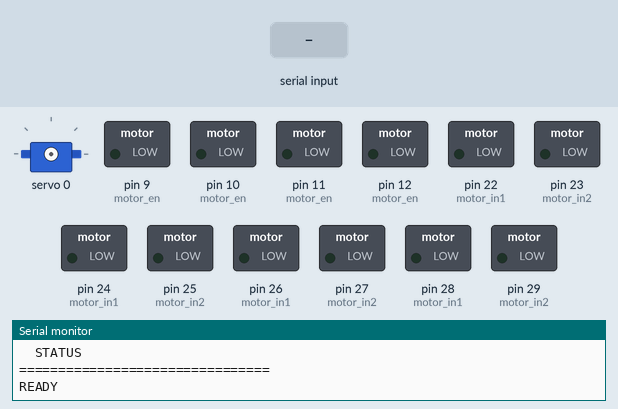
This sketch was run on a simulated Arduino Mega 2560, built with avr-gcc and run on an emulated ATmega2560. Parts: servo, switched loads named in the sketch (green lamp = pin HIGH), the last lines printed to the serial monitor. Inputs (shaded band) come from the test bench.

Above: at 1.8 s.
1.9 s: "TEST\n" received over Serial
At 2.7 s:
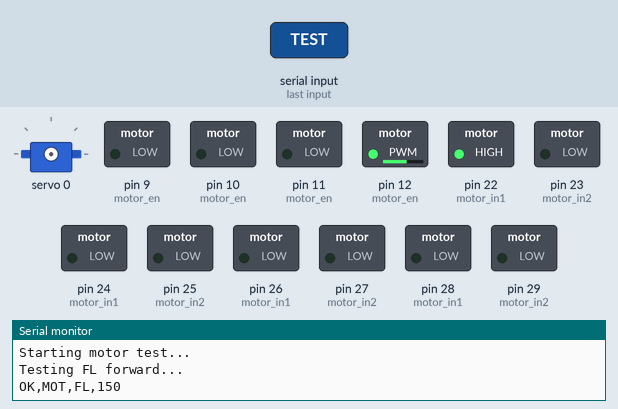
7.9 s: "SERVO,\n" received over Serial
At 8.9 s:
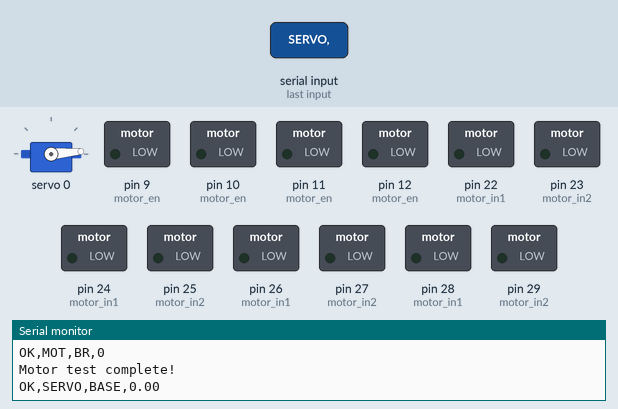
9.4 s: "MOT,,45\n" received over Serial
At 9.9 s:
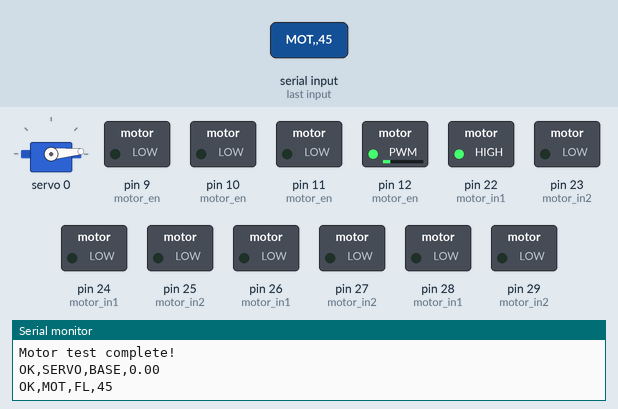
10.9 s: "SERVO,,45\n" received over Serial
At 12.1 s:
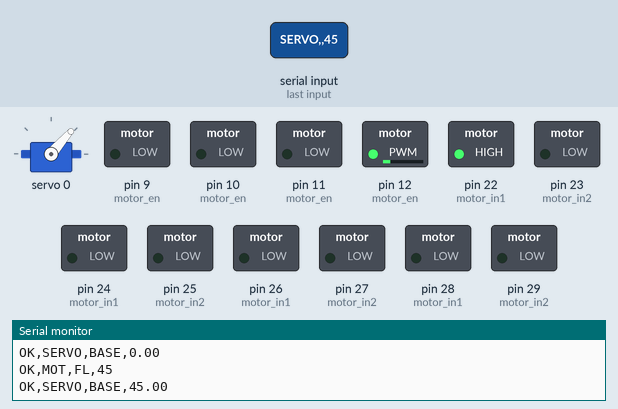
12.4 s: "STOP\n" received over Serial
At 13.3 s:
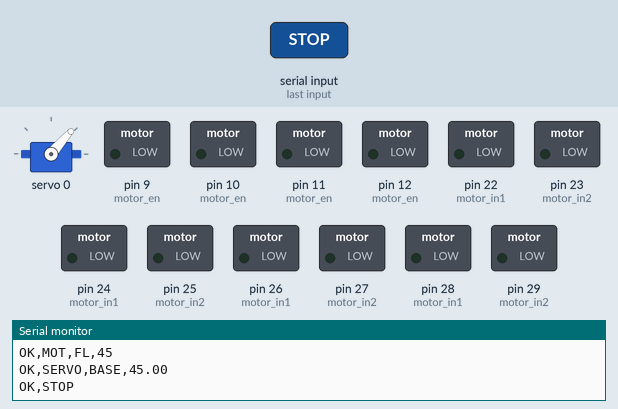
13.9 s: "TEST\n" received over Serial
At 15.7 s:
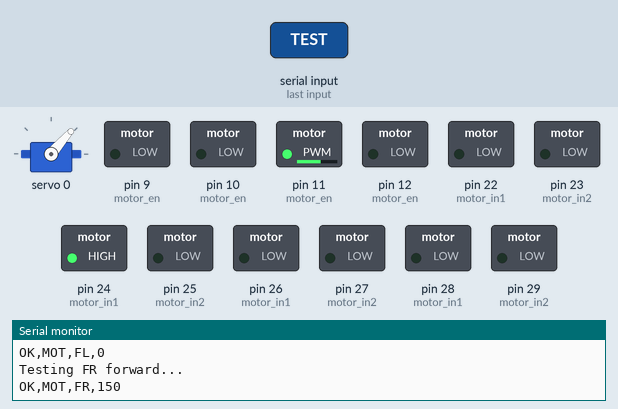
Timing chart, 0 to 19.9 s (numbered marks = the images above; inputs shaded):
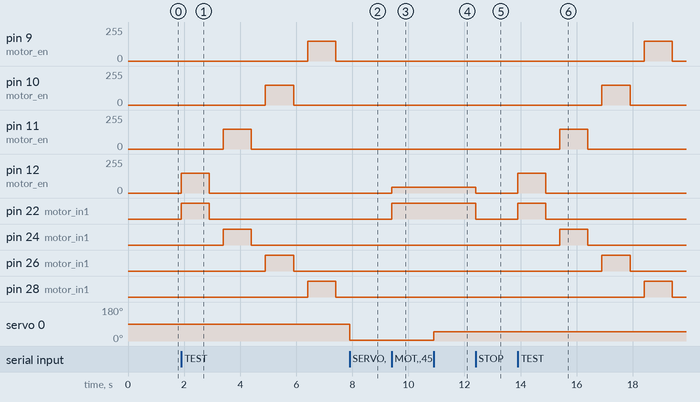

The sketch:

motor_arm_test.ino
```cpp
/*
 * MOTOR + ARM TEST - Arduino Mega 2560
 * Motors (4x L298N) + Arm (PCA9685 6 servos)
 */

#include <Wire.h>
#include <Adafruit_PWMServoDriver.h>

#define SERIAL_BAUD 115200

// Motor pins
#define M_FL_IN1 22
#define M_FL_IN2 23
#define M_FL_EN 12

#define M_FR_IN1 24
#define M_FR_IN2 25
#define M_FR_EN 11

#define M_BL_IN1 26
#define M_BL_IN2 27
#define M_BL_EN 10

#define M_BR_IN1 28
#define M_BR_IN2 29
#define M_BR_EN 9

const int motor_in1[4] = { M_FL_IN1, M_FR_IN1, M_BL_IN1, M_BR_IN1 };
const int motor_in2[4] = { M_FL_IN2, M_FR_IN2, M_BL_IN2, M_BR_IN2 };
const int motor_en[4]  = { M_FL_EN, M_FR_EN, M_BL_EN, M_BR_EN };
const char* motor_names[4] = { "FL", "FR", "BL", "BR" };

// PCA9685
Adafruit_PWMServoDriver pca(0x40);
bool pca_found = false;

// Servo channels (per wiring guide)
const uint8_t SERVO_CH[6] = {0, 1, 6, 3, 4, 15};
const char* servo_names[6] = { "BASE", "SHOULDER", "ELBOW", "WRIST", "ROLL", "GRIPPER" };
float servo_angle[6] = {90, 90, 90, 90, 90, 90};

const uint16_t SERVO_MIN_US = 600;
const uint16_t SERVO_MAX_US = 2400;

String cmd_buffer = "";

// I2C scan
void i2cScan() {
  Serial.println("I2C Scan...");
  int found = 0;
  for (byte addr = 1; addr < 127; addr++) {
    Wire.beginTransmission(addr);
    if (Wire.endTransmission() == 0) {
      Serial.print("  Found: 0x");
      if (addr < 16) Serial.print("0");
      Serial.println(addr, HEX);
      found++;
    }
  }
  if (found == 0) Serial.println("  No I2C devices found!");
  else { Serial.print("  Total: "); Serial.println(found); }
}

void goServoAngle(uint8_t ch, float angle) {
  angle = constrain(angle, 0, 180);
  float us = SERVO_MIN_US + (angle / 180.0f) * (SERVO_MAX_US - SERVO_MIN_US);
  pca.writeMicroseconds(ch, (uint16_t)us);
}

void setup() {
  Serial.begin(SERIAL_BAUD);
  delay(100);
  Serial.println(">>>NEW_FW_V2<<<");

  // Setup motors
  for (int i = 0; i < 4; i++) {
    pinMode(motor_in1[i], OUTPUT);
    pinMode(motor_in2[i], OUTPUT);
    pinMode(motor_en[i], OUTPUT);
    digitalWrite(motor_in1[i], LOW);
    digitalWrite(motor_in2[i], LOW);
    analogWrite(motor_en[i], 0);
  }

  // Setup I2C + PCA9685
  Wire.begin();
  i2cScan();

  Wire.beginTransmission(0x40);
  if (Wire.endTransmission() == 0) {
    pca_found = true;
    pca.begin();
    pca.setPWMFreq(50);
    delay(500);
    Serial.println("PCA9685 OK");
  } else {
    Serial.println("PCA9685 NOT FOUND");
  }

  Serial.println("================================");
  Serial.println("MOTOR + ARM TEST - Mega 2560");
  Serial.println("================================");
  Serial.println("Commands:");
  Serial.println("  MOT,<0-3>,<-255 to 255>");
  Serial.println("  ARM,<a0>,<a1>,<a2>,<a3>,<a4>,<a5>");
  Serial.println("  SERVO,<0-5>,<angle>");
  Serial.println("  STOP");
  Serial.println("  TEST");
  Serial.println("  STATUS");
  Serial.println("================================");
  Serial.println("READY");
}

void setMotor(int idx, int pwm) {
  if (idx < 0 || idx > 3) return;
  pwm = constrain(pwm, -255, 255);
  int mag = abs(pwm);

  if (pwm > 0) {
    digitalWrite(motor_in1[idx], HIGH);
    digitalWrite(motor_in2[idx], LOW);
  } else if (pwm < 0) {
    digitalWrite(motor_in1[idx], LOW);
    digitalWrite(motor_in2[idx], HIGH);
  } else {
    digitalWrite(motor_in1[idx], LOW);
    digitalWrite(motor_in2[idx], LOW);
  }
  analogWrite(motor_en[idx], mag);

  Serial.print("OK,MOT,");
  Serial.print(motor_names[idx]);
  Serial.print(",");
  Serial.println(pwm);
}

void stopAll() {
  for (int i = 0; i < 4; i++) {
    digitalWrite(motor_in1[i], LOW);
    digitalWrite(motor_in2[i], LOW);
    analogWrite(motor_en[i], 0);
  }
  Serial.println("OK,STOP");
}

void processCommand(String cmd) {
  cmd.trim();

  if (cmd.startsWith("MOT,")) {
    int i1 = cmd.indexOf(',');
    int i2 = cmd.indexOf(',', i1 + 1);
    if (i2 > i1) {
      int idx = cmd.substring(i1 + 1, i2).toInt();
      int pwm = cmd.substring(i2 + 1).toInt();
      setMotor(idx, pwm);
    }
  }
  else if (cmd.startsWith("ARM,")) {
    if (!pca_found) { Serial.println("ERROR,PCA9685 not found"); return; }
    String t = cmd.substring(4);
    float vals[6];
    int index = 0, last = 0;
    for (int i = 0; i <= (int)t.length(); i++) {
      if (i == (int)t.length() || t.charAt(i) == ',') {
        vals[index++] = t.substring(last, i).toFloat();
        last = i + 1;
        if (index >= 6) break;
      }
    }
    if (index == 6) {
      for (int i = 0; i < 6; i++) {
        servo_angle[i] = constrain(vals[i], 0, 180);
        goServoAngle(SERVO_CH[i], servo_angle[i]);
      }
      Serial.println("OK,ARM");
    } else {
      Serial.println("ERROR,ARM needs 6 values");
    }
  }
  else if (cmd.startsWith("SERVO,")) {
    if (!pca_found) { Serial.println("ERROR,PCA9685 not found"); return; }
    int c1 = cmd.indexOf(',');
    int c2 = cmd.indexOf(',', c1 + 1);
    int idx = cmd.substring(c1 + 1, c2).toInt();
    float ang = cmd.substring(c2 + 1).toFloat();
    if (idx >= 0 && idx < 6) {
      servo_angle[idx] = constrain(ang, 0, 180);
      goServoAngle(SERVO_CH[idx], servo_angle[idx]);
      Serial.print("OK,SERVO,");
      Serial.print(servo_names[idx]);
      Serial.print(",");
      Serial.println(ang);
    }
  }
  else if (cmd == "STOP") {
    stopAll();
  }
  else if (cmd == "TEST") {
    Serial.println("Starting motor test...");
    for (int i = 0; i < 4; i++) {
      Serial.print("Testing ");
      Serial.print(motor_names[i]);
      Serial.println(" forward...");
      setMotor(i, 150);
      delay(1000);
      setMotor(i, 0);
      delay(500);
    }
    Serial.println("Motor test complete!");
  }
  else if (cmd == "STATUS") {
    Serial.print("STATUS,PCA9685:");
    Serial.print(pca_found ? "OK" : "NOT_FOUND");
    Serial.print(",Servos:[");
    for (int i = 0; i < 6; i++) {
      Serial.print(servo_angle[i], 0);
      if (i < 5) Serial.print(",");
    }
    Serial.println("]");
  }
  else if (cmd == "SCAN") {
    i2cScan();
  }
  else {
    Serial.print("ERROR,Unknown: ");
    Serial.println(cmd);
  }
}

void loop() {
  while (Serial.available()) {
    char c = Serial.read();
    if (c == '\n') {
      if (cmd_buffer.length() > 0) {
        processCommand(cmd_buffer);
        cmd_buffer = "";
      }
    } else if (c != '\r') {
      cmd_buffer += c;
    }
  }
}
```

Measured:
- after the input at 1.9 s, pin 9 (motor_en): 0/255 → 150/255 after 4.5 s, → 0/255 1.0 s later; pin 10 (motor_en): 0/255 → 150/255 after 3.0 s, → 0/255 1.0 s later; pin 11 (motor_en): 0/255 → 150/255 after 1.5 s, → 0/255 1.0 s later; pin 12 (motor_en): 0/255 → 150/255 at once, → 0/255 1.0 s later; pin 22 (motor_in1): LOW → HIGH at once, → LOW 1.0 s later
- after the input at 7.9 s, servo 0: 90° → 5° at once
- after the input at 9.4 s, pin 12 (motor_en): 0/255 → 45/255 at once; pin 22 (motor_in1): LOW → HIGH at once
- after the input at 10.9 s, servo 0: 5° → 49° at once
- after the input at 12.4 s, pin 12 (motor_en): 45/255 → 0/255 at once; pin 22 (motor_in1): HIGH → LOW at once
- after the input at 13.9 s, pin 9 (motor_en): 0/255 → 150/255 after 4.5 s, → 0/255 1.0 s later; pin 10 (motor_en): 0/255 → 150/255 after 3.0 s, → 0/255 1.0 s later; pin 11 (motor_en): 0/255 → 150/255 after 1.5 s, → 0/255 1.0 s later; pin 12 (motor_en): 0/255 → 150/255 at once, → 0/255 1.0 s later; pin 22 (motor_in1): LOW → HIGH at once, → LOW 1.0 s later
